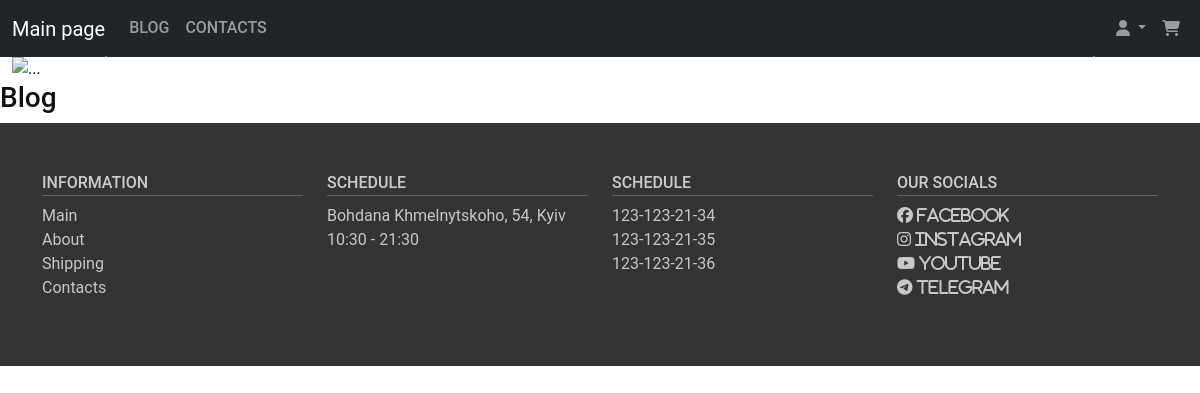
/blog/, run on an earlier commit of the app's database.
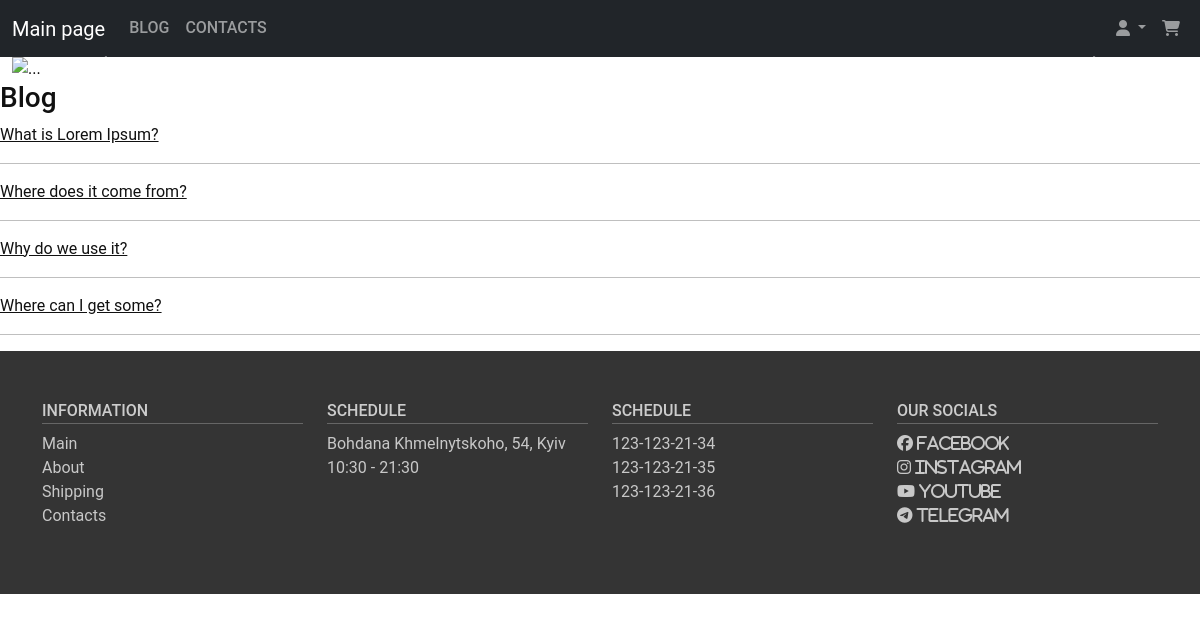
And on a later commit of the database.
### cafe/models.py (models this page shows, shortened)
class Post(models.Model):
    author = models.ForeignKey(settings.AUTH_USER_MODEL, on_delete=models.CASCADE)
    title = models.CharField(max_length=200)
    slug = models.SlugField(max_length=200, unique=True, db_index=True, verbose_name='URL')
    image = models.ImageField(null=True, blank=True)
    text = models.TextField()
    created_date = models.DateTimeField(
        default=timezone.now)
    published_date = models.DateTimeField(
        blank=True, null=True)

### cafe/views.py (the view)
# urls.py: path('blog/', v.blog, name='blog'),
def blog(request):
    posts = m.Post.objects.all()
    context = form_context(request)
    context['posts'] = posts
    return render(request, 'cafe/blog.html', context)

### cafe/utils.py (called while the page is built, shortened)
def form_context(request):
    if request.user.is_authenticated:
        customer = request.user.customer
        order, created = m.Order.objects.get_or_create(customer=customer, complete=False)
        items = order.orderitem_set.all()
        cart_items = order.get_cart_items
        print('Cart_items:', cart_items)
        print('items:', items)
    else:
        try:
            cart = json.loads(request.COOKIES['cart'])
            print('cart:', cart)
        except Exception as e:
            cart = {}
        finally:
            items = []
            order = {"get_cart_total": 0, "get_cart_items": 0, 'shipping': False}
            cart_items = order['get_cart_items']
    context = {'items': items, 'order': order, 'cartItems': cart_items}
    return context

### cafe/templates/cafe/blog.html (shortened to what this page needs)
{% extends 'cafe/base.html' %}
{% load static %}
{% block content %}
<h3>Blog</h3>
{% for p in posts %}
<article class="post">
<a href="{% url 'post_detail' p.slug %}">{{p.title}}</a>
<hr>
</article>
{% endfor %}
{% endblock %}

### cafe/templates/cafe/base.html (shortened to what this page needs)
<!DOCTYPE html>
{% load static %}
<html lang="en" xmlns="http://www.w3.org/1999/html">
<head>
    <link href="https://cdn.jsdelivr.net/npm/bootstrap@5.3.0-alpha1/dist/css/bootstrap.min.css" rel="stylesheet">
    <link rel="stylesheet" type="text/css" href="{% static 'css/styles.css' %}">
    {% load crispy_forms_tags %}
</head>
<body>
<nav class="navbar navbar-expand-lg bg-dark" data-bs-theme="dark">
    <div class="container-fluid">
        <a class="navbar-brand" href="{% url 'products' %}">Main page</a>
        <div class="collapse navbar-collapse" id="navbarSupportedContent">
            <ul class="navbar-nav me-auto mb-2 mb-lg-0 top-menu">
                <li class="nav-item">
                    <a class="nav-link" aria-current="page" href="{% url 'blog' %}">Blog</a>
                </li>
                <li class="nav-item">
                    <a class="nav-link" href="{% url 'contacts' %}">Contacts</a>
                </li>
            </ul>
            <ul class="navbar-nav ms-auto mb-2 mb-lg-0">
                <li class="nav-item dropdown">
                    <a class="nav-link dropdown-toggle" href="#" role="button" data-bs-toggle="dropdown"
                        aria-expanded="false">
                        <i class="fa-solid fa-user"></i>
                    </a>
                <li class="nav-item">
                    <a class="nav-link" href="#" data-bs-toggle="modal" data-bs-target="#modal-cart"><i
                            class="fa-solid fa-cart-shopping"></i></a>
                </li>
            </ul>
        </div>
    </div>
</nav>
<div class="container-fluid my-carousel">
    <div id="carouselExampleFade" class="carousel slide carousel-fade" data-bs-ride='carousel' data-bs-interval="5000">
        <div class="carousel-inner">
            <div class="carousel-item active">
                <img src="https://img.freepik.com/free-photo/restaurant-interior_1127-3394.jpg?w=1060&t=st=1674629500~exp=1674630100~hmac=2552a848ee59ac902aeaac4624eee566dfbcd769984b34bebcf361cf476c3771" class="d-block w-100" alt="...">
            </div>
        </div>
        <button class="carousel-control-prev" type="button" data-bs-target="#carouselExampleFade" data-bs-slide="prev">
            <span class="carousel-control-prev-icon" aria-hidden="true"></span>
        </button>
        <button class="carousel-control-next" type="button" data-bs-target="#carouselExampleFade" data-bs-slide="next">
            <span class="carousel-control-next-icon" aria-hidden="true"></span>
        </button>
    </div>
</div>
{% block content %}
{% endblock %}
<footer>
    <section class="footer">
        <div class="container">
            <div class="row">
                <div class="col-md-3">
                    <h4>Information</h4>
                    <ul class="list-unstyled">
                    <li><a href="#">Main</a></li>
                    <li><a href="#">About</a></li>
                    <li><a href="#">Shipping</a></li>
                    <li><a href="#">Contacts</a></li>
                </ul>
                </div>
                <div class="col-md-3">
                    <h4>Schedule</h4>
                    <ul class="list-unstyled">
                    <li>Bohdana Khmelnytskoho, 54, Kyiv</li>
                    <li>10:30 - 21:30</li>
                </ul>
                </div>
                <div class="col-md-3">
                    <h4>Schedule</h4>
                    <ul class="list-unstyled">
                    <li><a href="tel:1231232134">123-123-21-34</a></li>
                    <li><a href="tel:1231232135">123-123-21-35</a></li>
                    <li><a href="tel:1231232136">123-123-21-36</a></li>
                </ul>
                </div>
                <div class="col-md-3">
                    <h4>Our socials</h4>
                    <ul class="list-unstyled">
                    <li><a href="#"><i class='fa-brands fa-facebook'> Facebook</i></a></li>
                    <li><a href="#"><i class='fa-brands fa-instagram'> Instagram</i></a></li>
                    <li><a href="#"><i class='fa-brands fa-youtube'> Youtube</i></a></li>
                    <li><a href="#"><i class='fa-brands fa-telegram'> Telegram</i></a></li>
                </ul>
                </div>
            </div>
        </div>
    </section>
</footer>
</body>
</html>

### cafe/static/css/styles.css (style rules this page uses)
body { font-family: 'Roboto', sans-serif; font-size: 16px; font-weight: 400; color: black; background-color: white; min-width: 320px; }
img { max-width: 100%; height: auto; }
section { padding: 50px 0; }
a { color: #111; }
.navbar .navbar-nav .nav-link { font-weight: 500; text-transform: uppercase; }
.top-menu li a::after { content: ''; display: block; width: 100%; background-color: #111; height: 1px; transition: all .3s; transform: scale(0); }
.my-carousel .carousel-item { display: flex; max-height: 300px; }
.my-carousel .carousel-item img { object-fit: cover; }
.footer { background-color: #343434; }
.footer h4 { color: #ccc; text-transform: uppercase; font-size: 16px; border-bottom: 1px solid #666; padding-bottom: 3px; }
.footer a { text-decoration: none; transition: all .3s; }
.footer a, .footer li { color: #c8c8c8; }
.footer li a { display: block; }
h1, h2, h3, h4, h5, h6 { color: #111111; }

What changed in the data, as far as the page shows it:
added Post: title "What is Lorem Ipsum?"
added Post: title "Where does it come from?"
added Post: title "Why do we use it?"
added Post: title "Where can I get some?"
